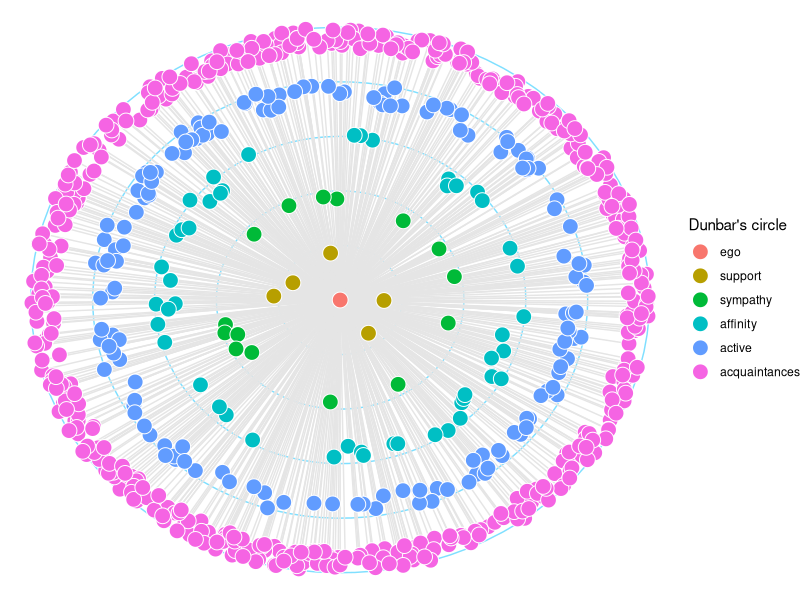
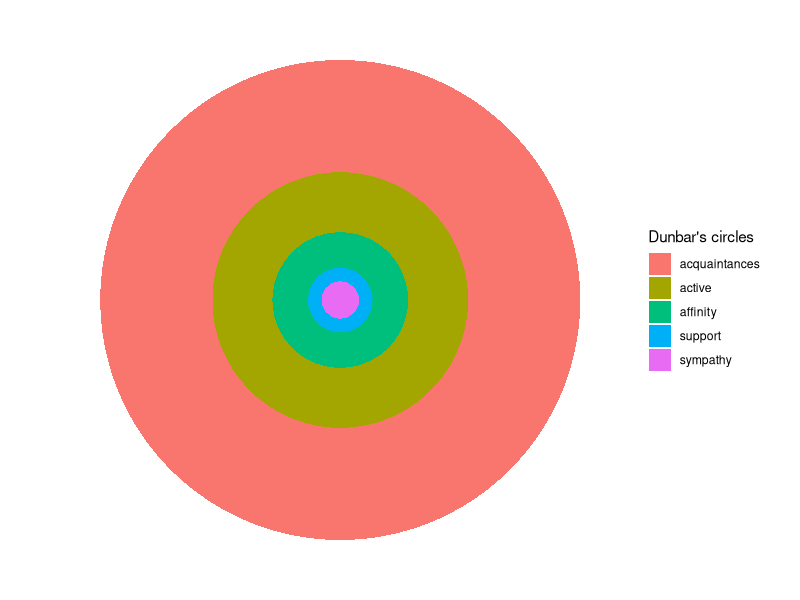

Here is the R script that generated these plots, in order:
# Figures for the presentation



# Dunbar's alters ---------------------------------------------------------

# Dunbar's circles with approximately correct number of alters in each circle.

library(igraph)
library(graphlayouts)
library(ggraph)

circles <- c(
  support = 5,
  sympathy = 15,
  affinity = 50,
  active = 150,
  acquaintances = 500
)

alters <- factor(
  rep(names(circles), circles),
  levels = names(circles)
)
edb <- data.frame(
  ego = 1,
  alter = seq_along(alters) + 1
)

g <- graph_from_data_frame(edb, directed = FALSE)
V(g)$circle <- c(factor("ego"), alters)
V(g)$is_ego <- V(g)$circle == "ego"

# body(layout_with_centrality) |>
#   as.list()

# Set my seed
trace(layout_with_centrality, at = 8, 
      tracer = bquote(
        set.seed(666)
      )
)

ggraph(
  g, 
  layout = "centrality", 
  centrality = match(V(g)$circle, rev(names(circles)), nomatch = 6) |>
    jitter()
) +
  draw_circle(use = "cent") +
  geom_edge_link0(color = "gray90") +
  geom_node_point(aes(fill = circle), color = "white", size = 5, shape = 21) +
  theme_void() +
  scale_fill_discrete(name = "Dunbar's circle")




# Dunbar's circles #2 -----------------------------------------------------

library(tidyverse)

circles |>
  enframe() |>
  arrange(desc(value)) |>
  mutate(
    l = lead(value, default = 0),
    a = value - l,
    r = sqrt(a / pi)
  ) |>
  ggplot(aes(x=factor(1), fill=name)) +
  geom_bar(aes(y=r), width = 1, color = NA, stat = "identity") +
  coord_polar() +
  scale_fill_discrete(name = "Dunbar's circles") +
  theme_void()
